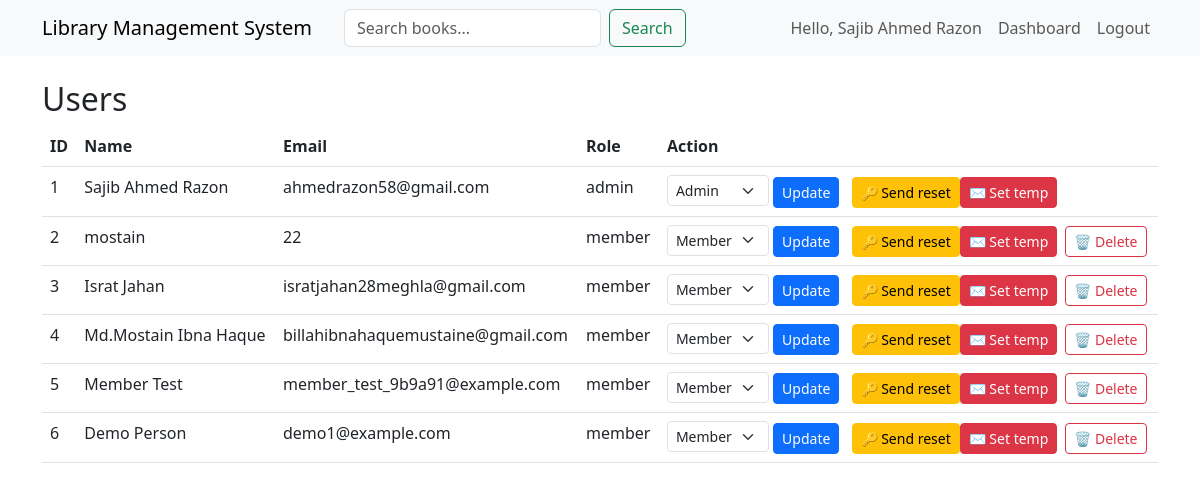
Page /admin/users (signed in) on the committed database.
### tables this page shows
CREATE TABLE users(
        id INTEGER PRIMARY KEY,
        name TEXT,
        email TEXT UNIQUE,
        password TEXT,
        role TEXT
    , is_active INTEGER DEFAULT 0, verify_token TEXT, reset_token TEXT, reset_expires TEXT);

### app.py (the view)
@app.route("/admin/users")
@login_required
@admin_required
def admin_users():
    con = db_connect()
    users = con.execute("SELECT id,name,email,role FROM users").fetchall()
    con.close()
    return render_template("users.html", users=users)

### app.py (called while the page is built)
def db_connect():
    con = sqlite3.connect(DB_PATH, detect_types=sqlite3.PARSE_DECLTYPES)
    con.row_factory = sqlite3.Row
    return con

def login_required(f):
    from functools import wraps
    @wraps(f)
    def decorated(*args, **kwargs):
        if "user_id" not in session:
            return redirect(url_for("login"))
        return f(*args, **kwargs)
    return decorated

def admin_required(f):
    from functools import wraps
    @wraps(f)
    def decorated(*args, **kwargs):
        if session.get("user_role") != "admin":
            flash("Admin access required", "danger")
            app.logger.warning("Unauthorized admin access attempt user_id=%s", session.get("user_id"))
            return redirect(url_for("dashboard"))
        return f(*args, **kwargs)
    return decorated

### templates/users.html
{% extends 'base.html' %}
{% block content %}
<h2>Users</h2>
<table class="table">
  <thead><tr><th>ID</th><th>Name</th><th>Email</th><th>Role</th><th>Action</th></tr></thead>
  <tbody>
    {% for u in users %}
      <tr>
        <td>{{ u.id }}</td>
        <td>{{ u.name }}</td>
        <td>{{ u.email }}</td>
        <td>{{ u.role }}</td>
        <td>
          <form method="post" action="/admin/user/{{ u.id }}/promote" class="d-inline">
            <select name="role" class="form-select form-select-sm d-inline w-auto">
              <option value="member" {% if u.role=='member' %}selected{% endif %}>Member</option>
              <option value="admin" {% if u.role=='admin' %}selected{% endif %}>Admin</option>
            </select>
            <button class="btn btn-sm btn-primary">Update</button>
          </form>
          <div class="btn-group ms-2">
            <form method="post" action="/admin/user/{{ u.id }}/send_reset" class="d-inline">
              <button class="btn btn-sm btn-warning" onclick="return confirm('Send password reset email to {{ u.email }}?')">🔑 Send reset</button>
            </form>
            <form method="post" action="/admin/user/{{ u.id }}/set_temp_password" class="d-inline">
              <button class="btn btn-sm btn-danger" onclick="return confirm('Set a temporary password and email it to {{ u.email }}?')">✉️ Set temp</button>
            </form>
            {% if u.role != 'admin' %}
            <form method="post" action="/admin/user/{{ u.id }}/delete" class="d-inline ms-2">
              <button class="btn btn-sm btn-outline-danger" onclick="return confirm('Delete user {{ u.email }}? This will remove their transactions and payments.')">🗑️ Delete</button>
            </form>
            {% endif %}
          </div>
        </td>
      </tr>
    {% endfor %}
  </tbody>
</table>
{% endblock %}

### templates/base.html (shortened to what this page needs)
<!doctype html>
<html lang="en">
  <head>
    <link href="https://cdn.jsdelivr.net/npm/bootstrap@5.3.0/dist/css/bootstrap.min.css" rel="stylesheet">
    <link rel="stylesheet" href="/static/style.css">
  </head>
  <body class="{% block body_class %}{% endblock %}">
  <nav class="navbar navbar-expand-lg navbar-light bg-light mb-4">
    <div class="container">
      <a class="navbar-brand" href="/">Library Management System</a>
      <div class="collapse navbar-collapse" id="navCollapse">
        <form class="d-flex me-auto ms-3" action="/books" method="get">
          <input class="form-control me-2" type="search" placeholder="Search books..." name="q" value="{{ request.args.get('q','') }}" aria-label="Search">
          <button class="btn btn-outline-success" type="submit">Search</button>
        </form>
        <ul class="navbar-nav ms-auto">
          {% if session.user_name %}
            <li class="nav-item"><span class="nav-link">Hello, {{ session.user_name }}</span></li>
            <li class="nav-item"><a class="nav-link" href="/dashboard">Dashboard</a></li>
            <li class="nav-item"><a class="nav-link" href="/logout">Logout</a></li>
          {% else %}
            <li class="nav-item"><a class="nav-link" href="/login">Login</a></li>
            <li class="nav-item"><a class="nav-link" href="/register">Register</a></li>
          {% endif %}
        </ul>
      </div>
    </div>
  </nav>
  <div class="container">
    {% block content %}{% endblock %}
  </div>
  </body>
</html>

### static/style.css (style rules this page uses)
body { padding-bottom: 40px; }

### rows in the picture
users: user_name "Sajib Ahmed Razon", id "1", name "Sajib Ahmed Razon", email "ahmedrazon58@gmail.com", role "admin", role "Admin"
users: id "2", name "mostain", email "22", role "member", role "Member"
users: id "3", name "Israt Jahan", email "isratjahan28meghla@gmail.com", role "member", role "Member"
users: id "4", name "Md.Mostain Ibna Haque", email "billahibnahaquemustaine@gmail.com", role "member", role "Member"
users: id "5", name "Member Test", email "member_test_9b9a91@example.com", role "member", role "Member"
users: id "6", name "Demo Person", email "demo1@example.com", role "member", role "Member"
